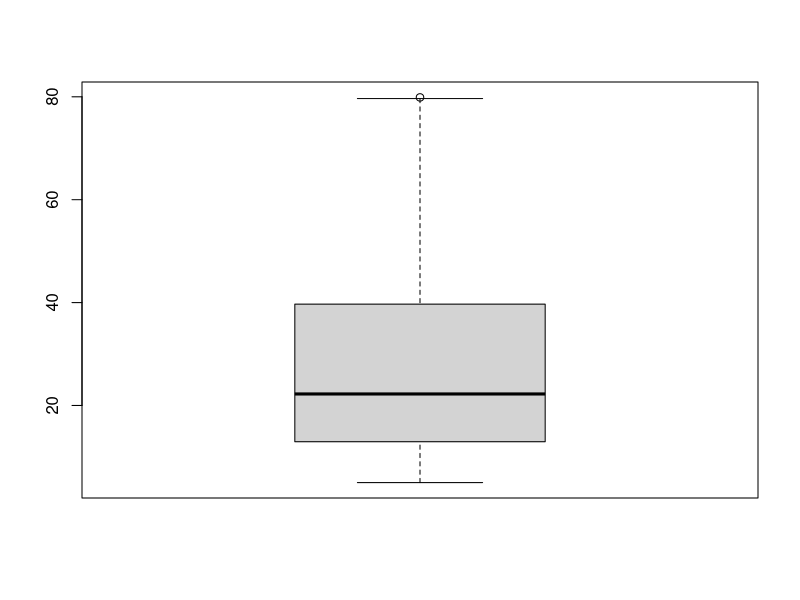
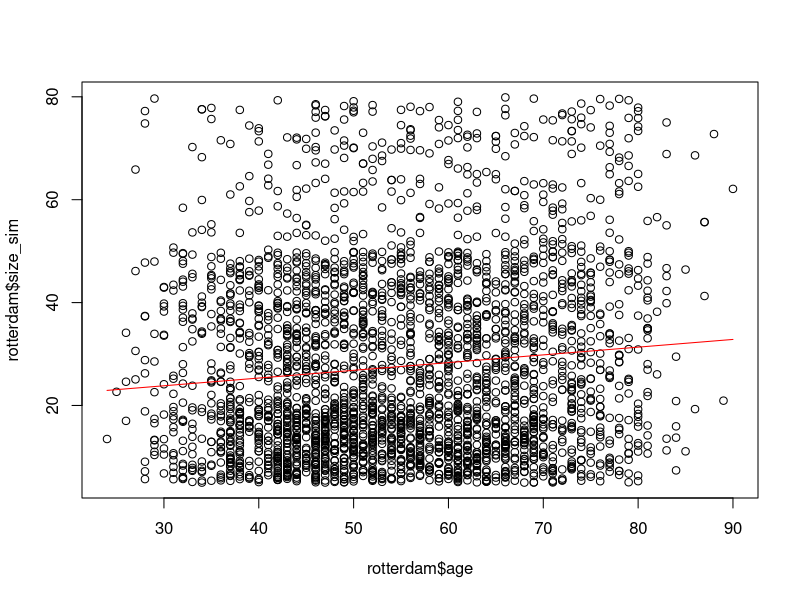
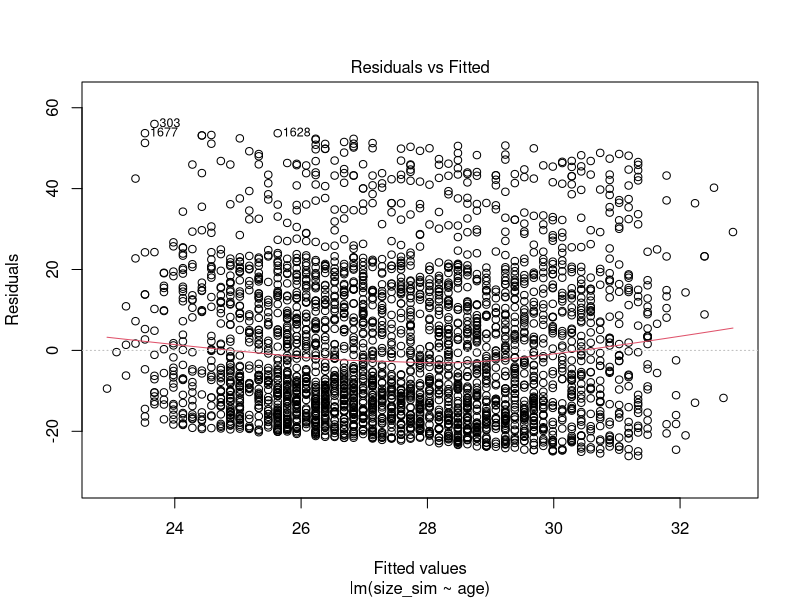
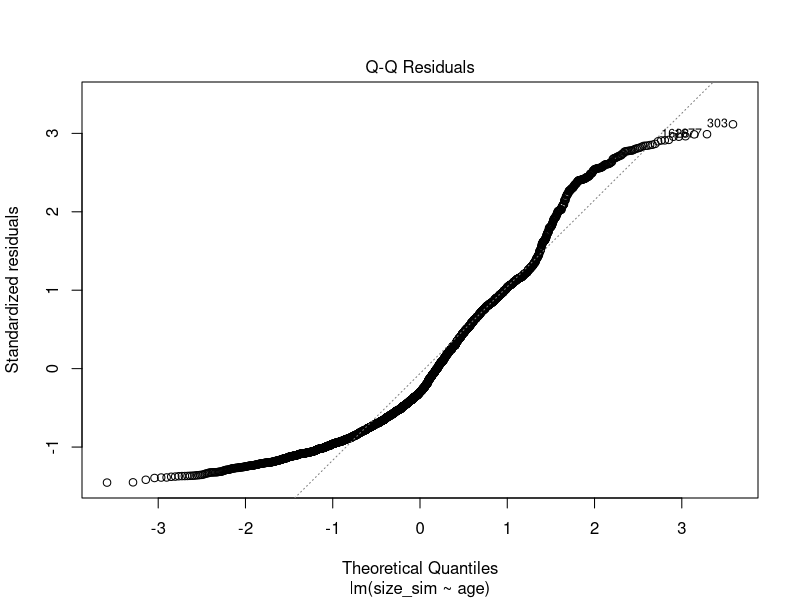
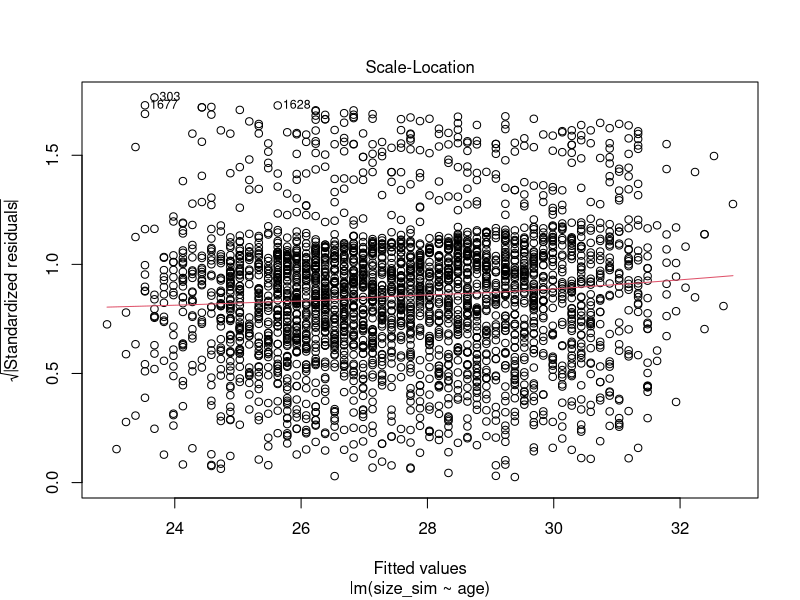
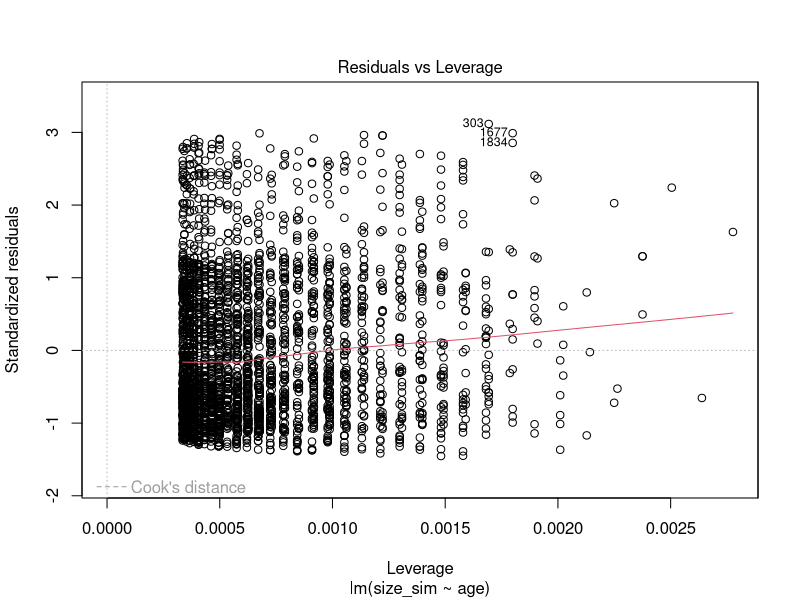
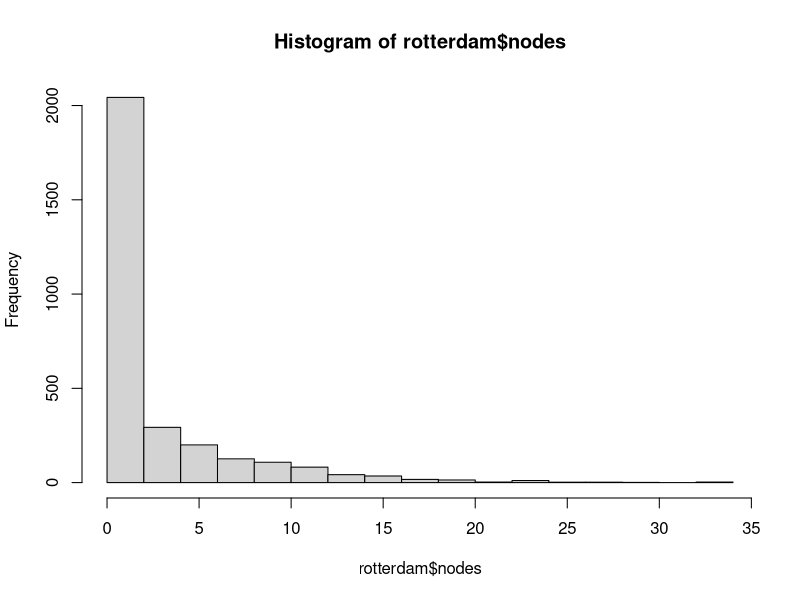
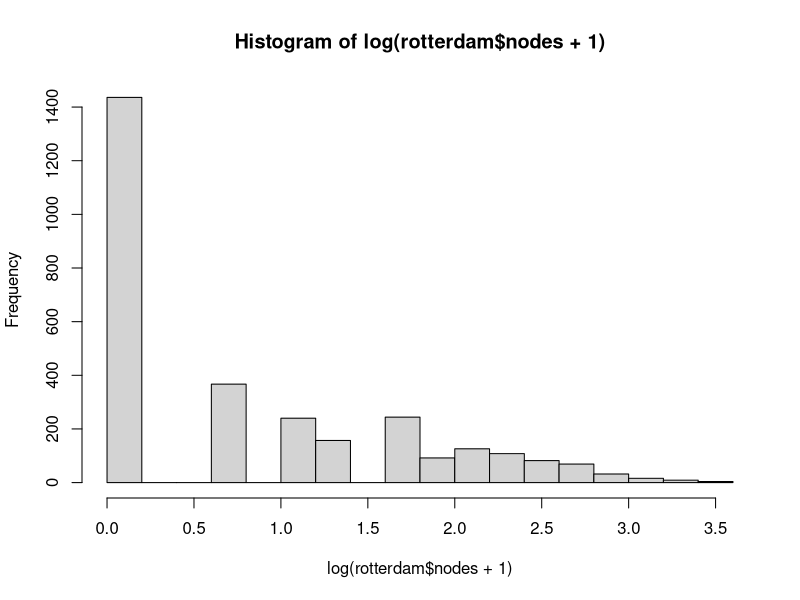

Reproduce these figures in R, in order.
## ------------------------------------------------------------------------
##
## Curso:    Introducción a R en investigación biomédica
## Sesion 2: Introducción a la bioestadística en R - PRÁCTICA
##
## ------------------------------------------------------------------------


## Configuracion inicial: cargar paquetes etc.
# install.packages("openxlsx")
library(openxlsx)


# Primera parte -----------------------------------------------------------

## importar los datos de la bbdd rotterdam
rotterdam <- read.xlsx("Sesion2_Material/Datos/rotterdam.xlsx")
## Cuántas filas (observaciones) tiene?
dim(rotterdam)
nrow(rotterdam)
## Cuántas variables (columnas)?
ncol(rotterdam)
names(rotterdam)


# |-- (a) El tamaño medio del tumor difiere de 25 mm ----------------------
summary(rotterdam$size_sim)
boxplot(rotterdam$size_sim)
res <- t.test(rotterdam$size_sim, mu = 25, alternative = "two.sided")
res
## rechazamos H0. el tamaño medio del tumor difiere de 25mm


# |-- (b) Diferencia de edad terapia hormo vs no --------------------------
## Hay alguna diferencia en la edad entre las pacientes que reciben terapia
## hormonal y las que no.
table(rotterdam$hormon)
age_horm0 <- rotterdam$age[which(rotterdam$hormon == 0)]
age_horm1 <- rotterdam$age[which(rotterdam$hormon == 1)]
shapiro.test(age_horm0)
shapiro.test(age_horm1)
## u de mann-whitney
wilcox.test(x = rotterdam$hormon, y = rotterdam$age,
            alternative = "two.sided", paired = FALSE)
## si, rechazamos H0 --> hay diferencias estadisticamente signif


# |-- (c) Tamaño tumoral terapia hormo vs no ------------------------------
## La distribución del tamaño de los tumores difiere entre los grupos que
## reciben terapia hormonal.
wilcox.test(x = rotterdam$hormon, y = rotterdam$size_sim, 
            alternative = "two.sided", paired = FALSE)
table(rotterdam$size, rotterdam$hormon)
chisq.test(table(rotterdam$size, rotterdam$hormon))
## rechazamos H0 --> hay dependencia/asociación entre las dos variables


# |-- (d) Asociacion recurrencia y categorías de ganglios pos -------------
## El estado de recurrencia está asociado con el número de categorías de
## ganglios positivos.
nodes_recur0 <- rotterdam$nodes[which(rotterdam$recur == 0)]
nodes_recur1 <- rotterdam$nodes[which(rotterdam$recur == 1)]
shapiro.test(nodes_recur0)
wilcox.test(x = rotterdam$recur, y = rotterdam$nodes,
            alternative = "two.sided", paired = FALSE)
## rechazamos H0 --> hay asociación entre las dos variables


# Segunda parte -----------------------------------------------------------

## importar datos
rotterdam <- read.xlsx("Sesion2_Material/Datos/rotterdam.xlsx")


# |-- (a) Modelo 1 --------------------------------------------------------
lm1 <- lm(size_sim ~ age, data = rotterdam)
summary(lm1)
## diagrama de dispersion (scatterplot o "punto de nubes")
plot(rotterdam$age, rotterdam$size_sim)
lines(rotterdam$age, predict(lm1, newdata = rotterdam), col = "red")
## chequeo de las asunciones
plot(lm1)


# |-- (b) Modelo 2 --------------------------------------------------------
rotterdam$meno <- factor(rotterdam$meno)
lm2 <- lm(size_sim ~ age + nodes + meno, data = rotterdam)
summary(lm2)


# |-- (c) Modelo 3 --------------------------------------------------------
hist(rotterdam$nodes)
hist(log(rotterdam$nodes + 1))
## crear variable
rotterdam$lognodes <- log(rotterdam$nodes + 1)
## ajustar modelo
lm3 <- lm(size_sim ~ age + lognodes + meno, data = rotterdam)
summary(lm3)


